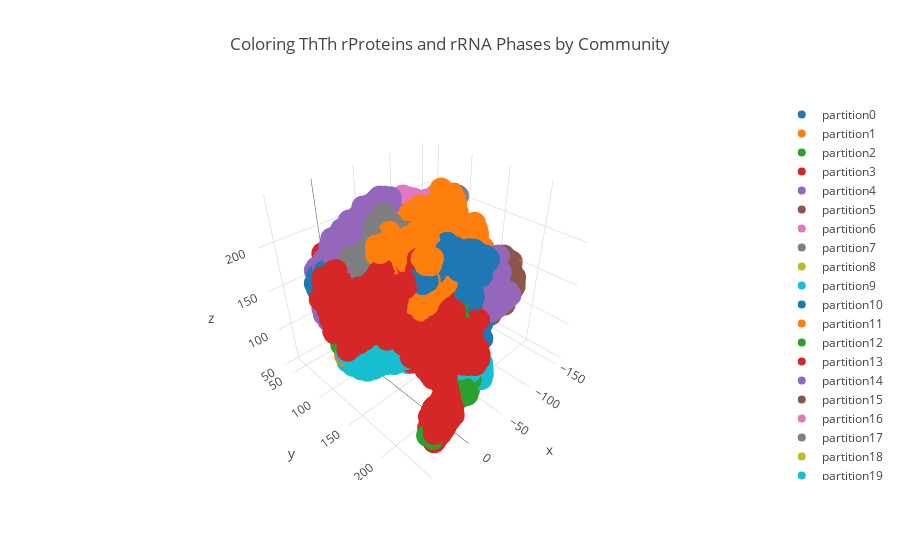

Notebook code for this chart:
### Code cell
louvain5, lv5_df = plot_louvain(5, G_ThTh)

### Figure 1 — Plotly figure (JSON) as saved in the notebook; plotly's stock layout.template omitted (floating-point values rounded to 4 significant figures; data arrays with more than 128 entries replaced by an {"elided": "..."} marker saying what was removed)
{"data": [{"mode": "markers", "name": "partition0", "text": {"elided": "639 str values"}, "type": "scatter3d", "x": {"elided": "639 float values"}, "y": {"elided": "639 float values"}, "z": {"elided": "639 float values"}}, {"mode": "markers", "name": "partition1", "text": {"elided": "465 str values"}, "type": "scatter3d", "x": {"elided": "465 float values"}, "y": {"elided": "465 float values"}, "z": {"elided": "465 float values"}}, {"mode": "markers", "name": "partition2", "text": {"elided": "676 str values"}, "type": "scatter3d", "x": {"elided": "676 float values"}, "y": {"elided": "676 float values"}, "z": {"elided": "676 float values"}}, {"mode": "markers", "name": "partition3", "text": {"elided": "400 str values"}, "type": "scatter3d", "x": {"elided": "400 float values"}, "y": {"elided": "400 float values"}, "z": {"elided": "400 float values"}}, {"mode": "markers", "name": "partition4", "text": {"elided": "998 str values"}, "type": "scatter3d", "x": {"elided": "998 float values"}, "y": {"elided": "998 float values"}, "z": {"elided": "998 float values"}}, {"mode": "markers", "name": "partition5", "text": {"elided": "430 str values"}, "type": "scatter3d", "x": {"elided": "430 float values"}, "y": {"elided": "430 float values"}, "z": {"elided": "430 float values"}}, {"mode": "markers", "name": "partition6", "text": {"elided": "288 str values"}, "type": "scatter3d", "x": {"elided": "288 float values"}, "y": {"elided": "288 float values"}, "z": {"elided": "288 float values"}}, {"mode": "markers", "name": "partition7", "text": {"elided": "273 str values"}, "type": "scatter3d", "x": {"elided": "273 float values"}, "y": {"elided": "273 float values"}, "z": {"elided": "273 float values"}}, {"mode": "markers", "name": "partition8", "text": {"elided": "249 str values"}, "type": "scatter3d", "x": {"elided": "249 float values"}, "y": {"elided": "249 float values"}, "z": {"elided": "249 float values"}}, {"mode": "markers", "name": "partition9", "text": {"elided": "270 str values"}, "type": "scatter3d", "x": {"elided": "270 float values"}, "y": {"elided": "270 float values"}, "z": {"elided": "270 float values"}}, {"mode": "markers", "name": "partition10", "text": {"elided": "262 str values"}, "type": "scatter3d", "x": {"elided": "262 float values"}, "y": {"elided": "262 float values"}, "z": {"elided": "262 float values"}}, {"mode": "markers", "name": "partition11", "text": {"elided": "186 str values"}, "type": "scatter3d", "x": {"elided": "186 float values"}, "y": {"elided": "186 float values"}, "z": {"elided": "186 float values"}}, {"mode": "markers", "name": "partition12", "text": [null, null, null, null, null, null, null, null, null, null, null, null, null, null, null, null, null, null, null, null, null, null, null, null], "type": "scatter3d", "x": [-34.42, -39.64, -33.6, -36.61, -41.75, -47.37, -52.72, -48.95, -49.93, -49.78, -45.96, -29.11, -34.52, -38.38, -40.86, -41.01, -39.4, -27.03, -25.64, -27.43, -26.74, -28.49, -29.74, -27.87], "y": [181.3, 176.4, 184.4, 186.9, 189.5, 191.5, 192.5, 184.7, 181.6, 179.1, 177.5, 178.7, 180.4, 181.5, 186.6, 192.9, 198.3, 192.9, 195.4, 196.2, 192.9, 188.4, 182.8, 178.3], "z": [120.6, 104.8, 115.3, 110.4, 108.8, 107.9, 109.8, 120.5, 115.5, 110.0, 105.5, 92.81, 95.64, 99.87, 102.1, 102.3, 100.0, 88.89, 94.62, 100.5, 105.7, 108.3, 109.5, 106.1]}, {"mode": "markers", "name": "partition13", "text": {"elided": "343 str values"}, "type": "scatter3d", "x": {"elided": "343 float values"}, "y": {"elided": "343 float values"}, "z": {"elided": "343 float values"}}, {"mode": "markers", "name": "partition14", "text": [null, null, null, null, null, null, null, null, null, null, null, null, null, null, null, null, null, null, null, null, null, null, null, null, null, null, null, null, null, null, null, null, null, null, null, "PRO   P uL15", "ARG   P uL15", "TYR E P uL15", "GLN E P uL15", "GLY E P uL15", "VAL E P uL15", "ASN E P uL15", "LEU H P uL15", "LYS H P uL15", "ASP H P uL15", "LEU H P uL15", "ALA H P uL15", "ARG G P uL15", "PHE   P uL15", "GLU   P uL15", "GLY S P uL15", "GLU E P uL15", "VAL E P uL15", "THR   P uL15", "PRO H P uL15", "GLU H P uL15", "LEU H P uL15", "LEU H P uL15", "VAL H P uL15", "ARG H P uL15", "ALA H P uL15", "GLY H P uL15", "LEU T P uL15", "LEU S P uL15", "LYS   P uL15", "TYR   P uL15", "ARG E P uL15", "LEU E P uL15", "LYS E P uL15", "ILE E P uL15", "LEU E P uL15", "GLY   P uL15", "GLU S P uL15", "GLY S P uL15", "GLU   P uL15", "ALA   P uL15", "LYS   P uL15", "LEU   P uL15", "LYS E P uL15", "VAL E P uL15", "VAL E P uL15", "ALA E P uL15", "HIS E P uL15", "ALA E P uL15", "PHE E P uL15", "SER   P uL15", "LYS H P uL15", "SER H P uL15", "ALA H P uL15", "LEU H P uL15", "GLU H P uL15", "LYS H P uL15", "LEU H P uL15", "LYS H P uL15", "ALA H P uL15", "ALA H P uL15", "GLY H P uL15", "GLY   P uL15", "GLU E P uL15", "PRO E P uL15", "VAL E P uL15", "LEU E P uL15", "LEU   P uL15", "GLU   P uL15", "LYS E 8 bL35", "ILE E 8 bL35", "THR E 8 bL35", "ALA T 8 bL35", "SER T 8 bL35", "GLY T 8 bL35", "LYS E 8 bL35", "VAL E 8 bL35", "LYS E 8 bL35", "VAL E 8 bL35", "GLU   8 bL35", null], "type": "scatter3d", "x": [-61.16, -65.72, -69.75, -69.27, -68.38, -64.39, -60.75, -55.06, -60.83, -65.49, -67.9, -68.91, -71.76, -71.27, -61.9, -65.5, -70.67, -74.03, -75.8, -78.25, -73.99, -72.57, -80.69, -75.33, -74.24, -74.0, -76.68, -78.64, -80.75, -82.87, -81.53, -72.04, -69.05, -69.29, -68.81, -56.17, -57.83, -60.75, -61.71, -65.07, -66.03, -69.58, -70.9, -71.57, -67.85, -67.24, -69.36, -66.43, -64.75, -65.45, -64.74, -62.65, -61.84, -59.35, -57.79, -54.75, -56.71, -58.95, -55.8, -54.57, -57.85, -57.49, -60.5, -58.71, -56.03, -56.14, -58.14, -61.03, -64.62, -67.37, -70.41, -74.0, -74.7, -75.45, -76.38, -74.52, -72.65, -68.46, -66.08, -64.89, -62.15, -62.47, -61.48, -65.07, -68.64, -71.58, -74.81, -76.48, -73.45, -73.54, -77.23, -77.02, -73.99, -75.25, -78.57, -76.84, -74.99, -71.9, -69.15, -68.13, -64.76, -63.77, -60.03, -57.74, -65.25, -65.86, -68.93, -69.36, -71.1, -68.54, -70.44, -69.75, -73.49, -73.52, -58.99, -64.93], "y": [200.4, 202.2, 191.8, 189.7, 190.2, 190.7, 202.8, 190.9, 191.8, 195.8, 196.0, 192.9, 190.9, 190.4, 199.6, 203.8, 205.3, 204.3, 203.6, 201.4, 199.4, 195.1, 183.8, 184.5, 188.9, 194.0, 197.5, 195.2, 193.8, 197.3, 200.8, 211.2, 208.2, 202.9, 196.8, 204.8, 202.8, 203.9, 203.0, 204.2, 205.4, 206.2, 209.4, 207.6, 206.8, 210.6, 211.4, 211.7, 214.6, 218.3, 220.9, 219.6, 215.9, 214.9, 211.7, 212.2, 212.7, 209.8, 207.7, 208.6, 207.4, 204.0, 204.6, 205.0, 202.5, 204.6, 207.5, 208.8, 208.1, 209.2, 206.9, 207.3, 205.1, 207.2, 210.9, 213.8, 216.1, 219.2, 220.3, 217.0, 216.8, 213.6, 212.2, 211.1, 211.1, 208.8, 210.4, 209.8, 211.1, 214.3, 215.1, 214.1, 216.3, 219.3, 219.1, 219.1, 222.3, 220.2, 221.4, 218.8, 219.5, 217.4, 217.2, 215.3, 183.7, 183.9, 185.9, 188.3, 185.8, 183.2, 181.3, 180.7, 181.8, 178.4, 186.4, 185.0], "z": [187.1, 182.6, 193.9, 188.1, 182.0, 177.6, 182.6, 171.3, 173.1, 173.5, 169.9, 166.0, 160.8, 154.7, 149.7, 150.6, 153.9, 159.0, 165.2, 161.1, 157.0, 152.6, 158.4, 161.2, 166.0, 169.2, 173.9, 184.0, 189.5, 194.4, 199.3, 190.8, 195.5, 197.0, 197.6, 155.3, 158.0, 160.1, 163.7, 164.9, 168.3, 169.4, 170.8, 174.1, 174.3, 174.2, 177.2, 179.6, 177.9, 178.2, 175.6, 172.7, 171.8, 169.1, 167.8, 170.0, 173.2, 172.4, 171.9, 175.4, 176.8, 175.1, 172.9, 169.5, 168.6, 163.0, 161.6, 163.7, 162.7, 165.1, 165.2, 166.4, 169.4, 172.4, 172.7, 171.3, 173.7, 172.3, 169.6, 168.0, 165.4, 163.3, 159.9, 159.4, 160.7, 160.0, 158.8, 162.2, 164.1, 162.1, 162.6, 166.3, 166.9, 165.1, 166.9, 170.4, 169.7, 169.2, 166.8, 164.2, 162.6, 159.6, 159.0, 156.7, 159.3, 163.1, 163.8, 166.8, 169.1, 168.1, 165.5, 159.1, 153.9, 160.1, 165.3, 155.4]}, {"mode": "markers", "name": "partition15", "text": {"elided": "472 str values"}, "type": "scatter3d", "x": {"elided": "472 float values"}, "y": {"elided": "472 float values"}, "z": {"elided": "472 float values"}}, {"mode": "markers", "name": "partition16", "text": [null, null, null, null, null, null, null, null, null, null, null, null, null, "PRO   Z bL25", "ALA G Z bL25", "GLY B Z bL25", "VAL G Z bL25", "ALA S Z bL25", "GLY S Z bL25", "GLY   Z bL25", "LEU   Z bL25", "ILE   Z bL25", "LEU   Z bL25", "GLU B Z bL25", "ILE T Z bL25", "GLY T Z bL25", "ASP   Z bL25", "SER   Z bL25", "LEU   Z bL25", "HIS   Z bL25", "ASP G Z bL25", "SER   Z bL25", "GLU T Z bL25", "GLU   Z bL25", "THR   Z bL25", "ILE   Z bL25"], "type": "scatter3d", "x": [-111.9, -116.7, -119.4, -117.4, -112.5, -107.8, -111.5, -101.8, -103.6, -107.4, -113.0, -117.2, -118.5, -121.6, -120.2, -116.9, -116.7, -114.5, -111.1, -112.4, -116.5, -117.9, -121.7, -118.3, -114.7, -115.4, -119.1, -121.0, -124.1, -124.8, -131.4, -126.2, -123.7, -122.4, -120.9, -121.8], "y": [113.4, 115.5, 119.3, 121.7, 124.3, 126.1, 108.5, 122.4, 126.9, 131.4, 132.0, 129.8, 125.8, 101.5, 100.4, 102.3, 99.79, 96.78, 98.28, 101.4, 105.3, 113.1, 105.0, 104.2, 105.6, 108.5, 109.1, 111.4, 113.5, 117.1, 115.5, 125.1, 122.4, 120.5, 117.1, 114.0], "z": [137.4, 134.0, 130.1, 124.7, 120.9, 117.0, 128.3, 129.7, 128.7, 131.1, 133.3, 137.1, 141.6, 137.2, 133.8, 134.4, 137.3, 133.8, 134.8, 136.6, 139.6, 143.5, 133.4, 131.8, 132.1, 132.1, 132.1, 134.5, 135.3, 136.3, 135.8, 139.5, 135.7, 138.8, 138.1, 140.1]}, {"mode": "markers", "name": "partition17", "text": [null, null, null, null, null, null, null, null, null, null, null, null, null, null, null, null], "type": "scatter3d", "x": [-105.3, -101.0, -101.0, -104.5, -109.9, -109.8, -110.4, -110.2, -113.9, -113.6, -116.9, -119.4, -118.2, -114.7, -105.6, -100.9], "y": [121.4, 117.1, 110.9, 106.0, 102.6, 105.3, 108.5, 112.9, 121.9, 121.2, 117.8, 115.0, 110.3, 109.5, 111.0, 115.5], "z": [114.2, 115.6, 115.8, 114.1, 111.7, 106.5, 103.1, 99.69, 99.39, 106.5, 111.0, 115.4, 118.8, 123.8, 128.1, 128.9]}, {"mode": "markers", "name": "partition18", "text": [null, null, null, null, null, null, null, null], "type": "scatter3d", "x": [-65.6, -62.58, -64.05, -65.78, -62.79, -58.02, -54.61, -50.79], "y": [109.5, 105.0, 98.59, 97.86, 100.8, 104.9, 108.5, 110.9], "z": [103.4, 100.5, 101.0, 108.3, 112.8, 113.1, 109.5, 104.1]}, {"mode": "markers", "name": "partition19", "text": [null, null, null, null, null, null, null, null, null, null, null, null, null, null, null, null, null, null, null, null, null, null, null, null, null, null, null, null, null, null, null, null, null, null, null, null, null, null, null, null, null, null, null, null, null, null, null, null, null, null, null, null, null, null, null, null, null, null, null, null], "type": "scatter3d", "x": [-38.84, -37.49, -38.44, -41.08, -44.19, -49.08, -55.23, -59.3, -62.68, -62.21, -60.42, -58.03, -57.23, -55.76, -59.28, -64.84, -68.33, -71.16, -71.24, -70.37, -71.12, -66.87, -62.01, -58.02, -52.74, -47.6, -46.7, -48.02, -48.61, -49.22, -51.82, -51.25, -46.24, -40.86, -35.6, -30.19, -54.22, -58.83, -63.27, -66.71, -64.69, -59.58, -53.76, -53.14, -55.72, -53.74, -48.83, -29.87, -29.26, -33.36, -38.76, -44.01, -49.25, -50.01, -48.07, -47.71, -46.92, -43.48, -37.88, -50.1], "y": [201.1, 201.2, 198.6, 194.0, 188.6, 185.0, 190.5, 191.8, 197.3, 203.2, 208.8, 212.0, 213.4, 201.3, 204.9, 206.2, 203.8, 198.3, 193.2, 192.9, 192.2, 195.9, 198.1, 201.4, 201.1, 203.3, 205.8, 206.9, 204.1, 198.4, 192.6, 186.3, 184.5, 182.3, 184.0, 188.1, 184.6, 179.9, 179.1, 183.3, 187.1, 189.5, 188.0, 184.9, 188.9, 215.0, 211.8, 183.8, 185.7, 181.5, 181.9, 178.8, 175.8, 177.6, 179.6, 186.1, 189.7, 193.3, 194.2, 199.9], "z": [94.39, 88.3, 82.71, 79.24, 78.73, 80.06, 80.87, 85.43, 86.0, 87.43, 85.11, 80.77, 74.96, 68.05, 69.59, 68.45, 64.68, 66.24, 68.4, 73.23, 76.67, 78.99, 76.83, 73.52, 72.58, 75.47, 80.68, 86.36, 91.86, 94.42, 94.46, 93.18, 91.96, 88.12, 86.15, 87.44, 77.85, 76.43, 72.35, 69.23, 65.02, 64.06, 65.1, 70.69, 75.21, 72.15, 73.85, 68.32, 74.89, 75.99, 78.83, 77.71, 75.62, 69.44, 64.1, 65.56, 70.56, 74.06, 75.92, 65.16]}, {"mode": "markers", "name": "partition20", "text": [null, null, null, null, null, null, null, null, null, null], "type": "scatter3d", "x": [26.44, 38.68, 34.03, 31.42, 33.5, 37.47, 39.89, 40.81, 35.72, 30.76], "y": [89.71, 91.61, 92.68, 87.27, 76.99, 81.56, 81.59, 85.64, 87.24, 89.95], "z": [170.7, 162.5, 183.3, 182.3, 174.0, 173.7, 170.2, 166.4, 167.0, 169.2]}, {"mode": "markers", "name": "partition21", "text": [null, null, null, null], "type": "scatter3d", "x": [37.1, 47.31, 42.76, 45.68], "y": [136.3, 129.2, 125.0, 123.1], "z": [122.5, 114.6, 117.3, 126.6]}, {"mode": "markers", "name": "partition22", "text": [null, null, null, null, null, null, null, null, null, null, null, null, null, null, null, null, null, null, null, null], "type": "scatter3d", "x": [-44.05, -39.17, -34.67, -30.86, -34.59, -38.81, -43.6, -41.83, -36.73, -31.15, -27.68, -32.64, -27.3, -24.44, -25.93, -30.33, -33.71, -40.02, -45, -47.9], "y": [208.6, 208.4, 211.5, 212.4, 208.0, 203.0, 200.3, 194.5, 191.2, 188.9, 186.6, 197.6, 198.0, 197.7, 198.4, 201.3, 206.0, 208.9, 206.7, 201.6], "z": [72.87, 69.07, 67.05, 70.21, 68.22, 64.92, 60.95, 59.65, 57.07, 57.69, 62.74, 74.49, 70.71, 65.19, 59.47, 56.09, 53.81, 54.4, 55.79, 59.88]}, {"mode": "markers", "name": "partition23", "text": [null, null, null, "ARG   T bL19", "GLY T T bL19", "ASP E T bL19", "THR E T bL19", "ARG E T bL19", "GLU E T bL19", "VAL E T bL19", "ASP E T bL19", "VAL E T bL19", "GLN E T bL19", "ARG E T bL19", "GLY E T bL19", "ALA E T bL19", "ASP   T bL19", "ARG H T bL19", "LYS H T bL19", "ARG H T bL19", "ILE H T bL19", "ASP H T bL19", "GLN H T bL19", "ASP H T bL19", "ARG H T bL19", "ALA H T bL19", "ALA G T bL19", "ARG   T bL19"], "type": "scatter3d", "x": [5.436, 12.81, 9.433, -4.67, -4.273, -4.776, -6.948, -12.6, -13.58, -9.882, -9.837, -6.278, -3.357, -1.277, -0.569, 2.603, 3.815, 6.538, 7.138, 3.655, 3.284, 6.317, 4.908, 1.834, 3.849, 5.825, 2.507, 3.124], "y": [69.88, 59.41, 60.82, 61.19, 62.98, 59.25, 57.42, 53.18, 55.43, 62.21, 50.24, 51.96, 54.41, 56.63, 60.12, 58.48, 58.56, 55.93, 56.16, 55.21, 52.74, 50.88, 51.2, 49.53, 46.72, 46.31, 45.67, 40.81], "z": [171.5, 168.8, 178.2, 168.6, 162.9, 163.4, 160.9, 161.8, 158.6, 163.6, 165.0, 160.7, 160.6, 162.8, 161.6, 159.2, 162.8, 162.5, 166.2, 167.3, 164.5, 165.8, 169.4, 167.9, 166.3, 169.6, 171.2, 170.4]}, {"mode": "markers", "name": "partition24", "text": ["VAL E E uL03", "ARG E E uL03", "ASN   E uL03", "ASP S E uL03"], "type": "scatter3d", "x": [-37.92, -44.5, -46.48, -38.77], "y": [67.48, 70.54, 65.13, 62.04], "z": [210.3, 212.1, 206.6, 211.4]}, {"mode": "markers", "name": "partition25", "text": ["THR   E uL03", "ASP T E uL03"], "type": "scatter3d", "x": [-50.29, -49.15], "y": [71.89, 69.97], "z": [207.3, 202.9]}, {"mode": "markers", "name": "partition26", "text": ["SER G G uL05", "LYS T G uL05"], "type": "scatter3d", "x": [-94.36, -95.26], "y": [144.6, 147.1], "z": [112.6, 108.3]}, {"mode": "markers", "name": "partition27", "text": ["PRO G G uL05", "LYS   G uL05"], "type": "scatter3d", "x": [-129.0, -132.1], "y": [138.4, 135.2], "z": [105.5, 101.5]}, {"mode": "markers", "name": "partition28", "text": ["ALA E H uL06", "ARG E H uL06"], "type": "scatter3d", "x": [-96.74, -94.34], "y": [72.65, 72.81], "z": [205.6, 201.2]}, {"mode": "markers", "name": "partition29", "text": ["ARG E H uL06", "THR E H uL06"], "type": "scatter3d", "x": [-78.79, -74.25], "y": [49.62, 52.14], "z": [169.7, 170.6]}, {"mode": "markers", "name": "partition30", "text": ["THR E H uL06", "SER E H uL06"], "type": "scatter3d", "x": [-84.74, -89.05], "y": [53.29, 55.31], "z": [186.7, 184.8]}, {"mode": "markers", "name": "partition31", "text": ["GLY S Q uL16", "VAL   Z bL25"], "type": "scatter3d", "x": [-108.1, -113.3], "y": [101.9, 103.4], "z": [142.7, 139.7]}, {"mode": "markers", "name": "partition32", "text": ["ARG   I bL09", "ALA E I bL09", "TYR S I bL09"], "type": "scatter3d", "x": [36.13, 34.5, 36.01], "y": [232.9, 232.6, 227.3], "z": [78.91, 75.5, 75.9]}, {"mode": "markers", "name": "partition33", "text": ["GLY E I bL09", "LYS E I bL09"], "type": "scatter3d", "x": [34.51, 30.79], "y": [233.9, 229.1], "z": [71.94, 72.18]}, {"mode": "markers", "name": "partition34", "text": ["SER E T bL19", "ILE E T bL19", "GLN E T bL19", "LYS E T bL19"], "type": "scatter3d", "x": [-18.01, -23.27, -18.94, -15.22], "y": [50.56, 48.08, 48.56, 48.96], "z": [164.2, 162.7, 169.1, 168.6]}, {"mode": "markers", "name": "partition35", "text": ["GLU   U bL20", "PRO E V bL21"], "type": "scatter3d", "x": [-87.74, -90.95], "y": [132.6, 135.1], "z": [220.6, 224.1]}, {"mode": "markers", "name": "partition36", "text": ["VAL E V bL21", "ALA E V bL21"], "type": "scatter3d", "x": [-79.59, -76.27], "y": [148.3, 144.6], "z": [233.4, 235.2]}, {"mode": "markers", "name": "partition37", "text": ["GLY T V bL21", "GLY   V bL21"], "type": "scatter3d", "x": [-91.91, -88.35], "y": [139.9, 137.4], "z": [235.6, 238.0]}, {"mode": "markers", "name": "partition38", "text": ["ASP S Z bL25", "ARG G Z bL25"], "type": "scatter3d", "x": [-141.5, -141.7], "y": [126.2, 119.1], "z": [159.3, 157.3]}, {"mode": "markers", "name": "partition39", "text": ["ARG E Z bL25", "PHE E Z bL25", "VAL E Z bL25", "GLY S Z bL25", "GLU   Z bL25", "PHE   Z bL25", "ILE E Z bL25", "GLU E Z bL25", "VAL E Z bL25", "VAL   Z bL25", "LYS   Z bL25"], "type": "scatter3d", "x": [-127.8, -127.0, -129.6, -127.9, -119.1, -133.1, -132.5, -131.7, -129.5, -126.3, -135.7], "y": [106.9, 105.3, 102.9, 100.7, 109.5, 109.7, 110.8, 108.3, 108.2, 104.7, 113.1], "z": [146.7, 143.4, 142.1, 139.4, 143.1, 150.3, 146.7, 144.0, 141.0, 137.5, 140.7]}, {"mode": "markers", "name": "partition40", "text": ["LYS E Z bL25", "GLU E Z bL25"], "type": "scatter3d", "x": [-133.8, -135.6], "y": [124.2, 123.1], "z": [149.6, 145.3]}, {"mode": "markers", "name": "partition41", "text": ["SER G Z bL25", "PRO T Z bL25"], "type": "scatter3d", "x": [-130.1, -127.3], "y": [118.9, 122.3], "z": [136.7, 137.1]}, {"mode": "markers", "name": "partition42", "text": ["GLU   4 bL31", "VAL   4 bL31", "GLN T 4 bL31", "TYR S 4 bL31"], "type": "scatter3d", "x": [-131.5, -131.6, -133.8, -134.0], "y": [127.1, 121.7, 115.9, 111.3], "z": [82.03, 81.82, 79.22, 72.34]}, {"mode": "markers", "name": "partition43", "text": ["PHE T 4 bL31", "ARG   4 bL31"], "type": "scatter3d", "x": [-131.7, -134.2], "y": [113.4, 111.4], "z": [80.94, 76.13]}], "layout": {"showlegend": true, "title": "Coloring ThTh rProteins and rRNA Phases by Community"}}
